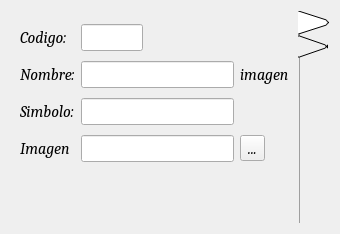
<?xml version="1.0" encoding="UTF-8"?>
<ui version="4.0">
 <class>FormUnidad</class>
 <widget class="QWidget" name="FormUnidad">
  <property name="geometry">
   <rect>
    <x>0</x>
    <y>0</y>
    <width>340</width>
    <height>234</height>
   </rect>
  </property>
  <property name="windowTitle">
   <string>Form</string>
  </property>
  <layout class="QGridLayout" name="gridLayout">
   <item row="0" column="0">
    <widget class="QTabWidget" name="tabWidget">
     <property name="font">
      <font>
       <family>Cambria</family>
       <pointsize>12</pointsize>
       <weight>50</weight>
       <italic>true</italic>
       <bold>false</bold>
      </font>
     </property>
     <property name="autoFillBackground">
      <bool>false</bool>
     </property>
     <property name="tabPosition">
      <enum>QTabWidget::East</enum>
     </property>
     <property name="tabShape">
      <enum>QTabWidget::Triangular</enum>
     </property>
     <property name="currentIndex">
      <number>0</number>
     </property>
     <property name="elideMode">
      <enum>Qt::ElideMiddle</enum>
     </property>
     <property name="usesScrollButtons">
      <bool>true</bool>
     </property>
     <property name="documentMode">
      <bool>true</bool>
     </property>
     <property name="tabsClosable">
      <bool>false</bool>
     </property>
     <property name="movable">
      <bool>false</bool>
     </property>
     <widget class="QWidget" name="tab">
      <attribute name="icon">
       <iconset resource="../Recursos.qrc">
        <normaloff>:/Imagenes/iconos/add.png</normaloff>:/Imagenes/iconos/add.png</iconset>
      </attribute>
      <attribute name="title">
       <string/>
      </attribute>
      <layout class="QHBoxLayout" name="horizontalLayout_2">
       <item>
        <layout class="QGridLayout" name="gridLayout_2">
         <item row="4" column="1">
          <spacer name="verticalSpacer">
           <property name="orientation">
            <enum>Qt::Vertical</enum>
           </property>
           <property name="sizeType">
            <enum>QSizePolicy::Fixed</enum>
           </property>
           <property name="sizeHint" stdset="0">
            <size>
             <width>20</width>
             <height>10</height>
            </size>
           </property>
          </spacer>
         </item>
         <item row="3" column="0">
          <widget class="QLabel" name="label_3">
           <property name="text">
            <string>Imagen</string>
           </property>
          </widget>
         </item>
         <item row="0" column="0">
          <widget class="QLabel" name="label">
           <property name="text">
            <string>Codigo:</string>
           </property>
          </widget>
         </item>
         <item row="1" column="0">
          <widget class="QLabel" name="label_2">
           <property name="text">
            <string>Nombre:</string>
           </property>
          </widget>
         </item>
         <item row="0" column="1">
          <widget class="QLineEdit" name="LineCodigo">
           <property name="inputMethodHints">
            <set>Qt::ImhNone</set>
           </property>
           <property name="readOnly">
            <bool>true</bool>
           </property>
          </widget>
         </item>
         <item row="0" column="2">
          <spacer name="horizontalSpacer">
           <property name="orientation">
            <enum>Qt::Horizontal</enum>
           </property>
           <property name="sizeType">
            <enum>QSizePolicy::Fixed</enum>
           </property>
           <property name="sizeHint" stdset="0">
            <size>
             <width>85</width>
             <height>20</height>
            </size>
           </property>
          </spacer>
         </item>
         <item row="1" column="1" colspan="2">
          <widget class="QLineEdit" name="LineNombre">
           <property name="inputMethodHints">
            <set>Qt::ImhFormattedNumbersOnly</set>
           </property>
          </widget>
         </item>
         <item row="3" column="3" colspan="2">
          <widget class="QToolButton" name="BotonArchivo">
           <property name="text">
            <string>...</string>
           </property>
          </widget>
         </item>
         <item row="5" column="0" colspan="5">
          <layout class="QHBoxLayout" name="horizontalLayout">
           <item>
            <widget class="QPushButton" name="guardar">
             <property name="text">
              <string/>
             </property>
             <property name="icon">
              <iconset resource="../Recursos.qrc">
               <normaloff>:/Imagenes/iconos/guardar.png</normaloff>:/Imagenes/iconos/guardar.png</iconset>
             </property>
             <property name="iconSize">
              <size>
               <width>40</width>
               <height>40</height>
              </size>
             </property>
             <property name="autoDefault">
              <bool>false</bool>
             </property>
             <property name="flat">
              <bool>true</bool>
             </property>
            </widget>
           </item>
           <item>
            <widget class="QPushButton" name="modificar">
             <property name="text">
              <string/>
             </property>
             <property name="icon">
              <iconset resource="../Recursos.qrc">
               <normaloff>:/Imagenes/iconos/editar.png</normaloff>:/Imagenes/iconos/editar.png</iconset>
             </property>
             <property name="iconSize">
              <size>
               <width>40</width>
               <height>40</height>
              </size>
             </property>
             <property name="autoDefault">
              <bool>false</bool>
             </property>
             <property name="default">
              <bool>false</bool>
             </property>
             <property name="flat">
              <bool>true</bool>
             </property>
            </widget>
           </item>
           <item>
            <widget class="QPushButton" name="eliminar">
             <property name="text">
              <string/>
             </property>
             <property name="icon">
              <iconset resource="../Recursos.qrc">
               <normaloff>:/Imagenes/iconos/delete.png</normaloff>:/Imagenes/iconos/delete.png</iconset>
             </property>
             <property name="iconSize">
              <size>
               <width>40</width>
               <height>40</height>
              </size>
             </property>
             <property name="flat">
              <bool>true</bool>
             </property>
            </widget>
           </item>
          </layout>
         </item>
         <item row="3" column="1" colspan="2">
          <widget class="QLineEdit" name="LineImagen">
           <property name="readOnly">
            <bool>true</bool>
           </property>
          </widget>
         </item>
         <item row="2" column="0">
          <widget class="QLabel" name="label_4">
           <property name="text">
            <string>Simbolo:</string>
           </property>
          </widget>
         </item>
         <item row="2" column="1" colspan="2">
          <widget class="QLineEdit" name="LineSimbolo">
           <property name="inputMethodHints">
            <set>Qt::ImhFormattedNumbersOnly</set>
           </property>
          </widget>
         </item>
         <item row="0" column="3" rowspan="3" colspan="2">
          <widget class="QLabel" name="imagenlabel">
           <property name="text">
            <string>imagen</string>
           </property>
          </widget>
         </item>
        </layout>
       </item>
      </layout>
     </widget>
     <widget class="QWidget" name="tab_2">
      <attribute name="icon">
       <iconset resource="../Recursos.qrc">
        <normaloff>:/Imagenes/iconos/delete.png</normaloff>:/Imagenes/iconos/delete.png</iconset>
      </attribute>
      <attribute name="title">
       <string/>
      </attribute>
     </widget>
    </widget>
   </item>
  </layout>
 </widget>
 <resources>
  <include location="../Recursos.qrc"/>
 </resources>
 <connections/>
</ui>
